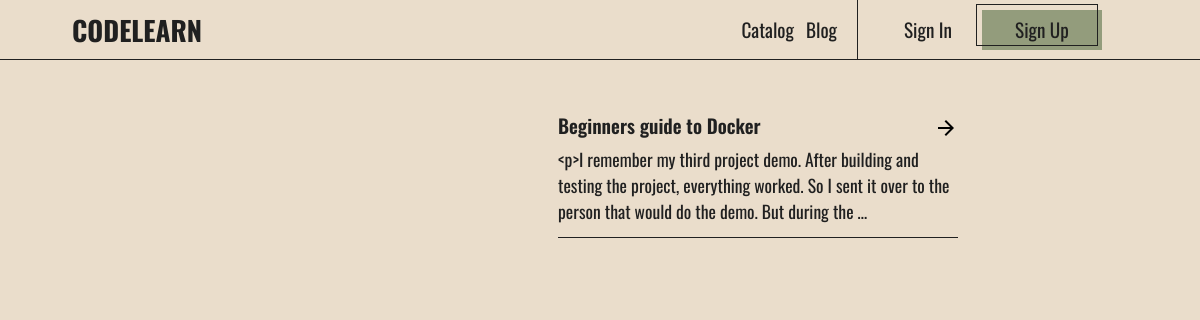
/articles, run on an earlier commit of the app's database.
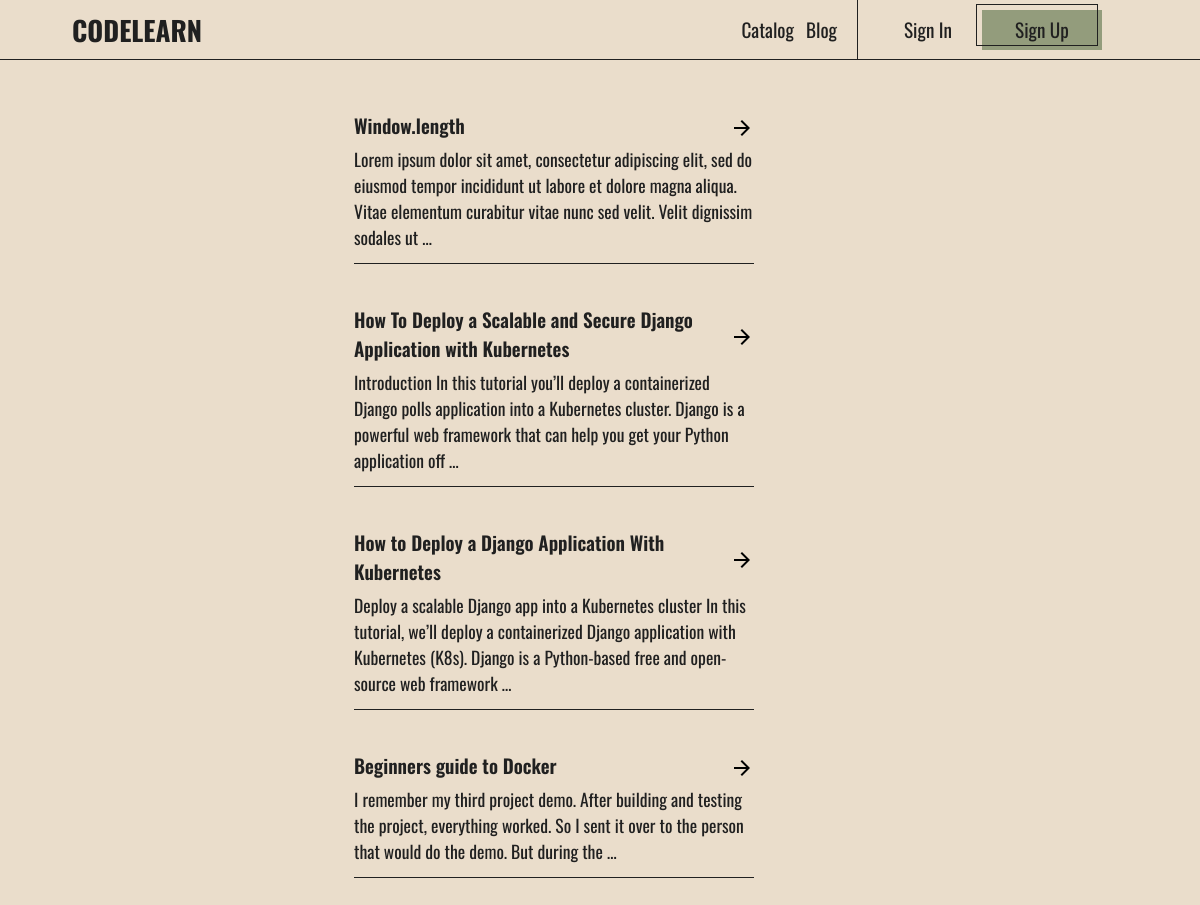
And on a later commit of the database.
### article/models.py (models this page shows, shortened)
class Article(models.Model):
    user = models.ForeignKey(User, on_delete=models.CASCADE)
    title = models.CharField(max_length=255)
    slug = models.CharField(max_length=255, unique=True, default='')
    tag = models.ForeignKey(Tag, on_delete=models.CASCADE)
    text = RichTextField(blank=True)
    public = models.BooleanField(default=False)
    likesForArticle = models.ManyToManyField(User, related_name='likesForArticle', blank=True)
    bookmarksForCourse = models.ManyToManyField(User, related_name='bookmarksForCourse', blank=True)
    commentsCount = models.IntegerField(default=0)
    created = models.DateTimeField(auto_now_add=True)
    updated = models.DateTimeField(auto_now=True)
    class Meta:
        ordering = ['-updated', '-created']

### article/views.py (the view)
# urls.py: path('articles', views.articleList, name='article_list'),
def articleList(request):
    articles = Article.objects.all()
    public_articles = []
    for article in articles:
        if article.public == True:
            public_articles.append(article)
    print(request.user.username)
    context = {'articles': public_articles}
    return render(request, 'article/articleList.html', context)

### article/templates/article/articleList.html (shortened to what this page needs)
{% include 'index.html' %}
{% block content %}
<div class="page page__articles">
    <div class="page__item">
        <div class="cources page__article__articles">
            {% for article in articles %}
                <article>
                    <div class="article__head ">
                        <div class="">{{article.title}}</div>
                        <a href="{% url 'article:show_article' article.slug %}" class="material-symbols-outlined icon link">
                        </a>
                    </div>
                    <div class="article__body">
                        {{article.text | truncatewords:30 }}
                    </div>
                </article>
            {% endfor %}
        </div>
    </div>
</div>
{% endblock content %}

What changed in the data, as far as the page shows it:
added Article: title "Window.length", text "Lorem ipsum dolor sit amet, consectetur adipiscing elit, sed do eiusmod tempor incididunt ut labore et dolore magna aliqua. Vitae elementum curabitur vitae nunc sed velit. Velit dignissim sodales ut …"
added Article: title "How To Deploy a Scalable and Secure Django Application with Kubernetes", text "Introduction In this tutorial you’ll deploy a containerized Django polls application into a Kubernetes cluster. Django is a powerful web framework that can help you get your Python application off …"
added Article: title "How to Deploy a Django Application With Kubernetes", text "Deploy a scalable Django app into a Kubernetes cluster In this tutorial, we’ll deploy a containerized Django application with Kubernetes (K8s). Django is a Python-based free and open-source web framework …"
changed Article "Beginners guide to Docker": text "<p>I remember my third project…" → "I remember my third project…"
